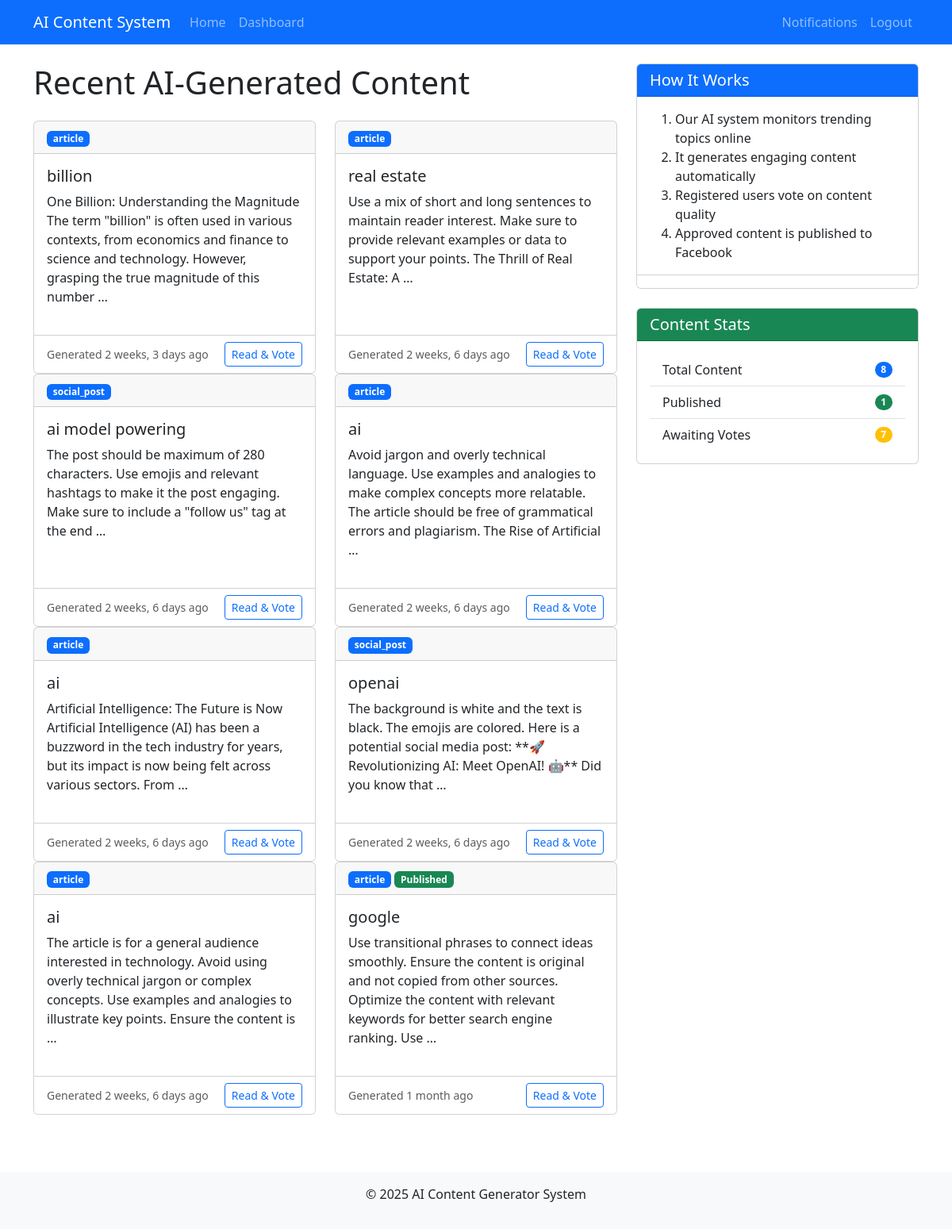
Screenshot of / (signed in) with the database file from the repository.
### content_generator/models.py (models this page shows, shortened)
class GeneratedContent(models.Model):
    id = models.UUIDField(primary_key=True, default=uuid.uuid4, editable=False)
    topic = models.CharField(max_length=50, default="technology")
    content = models.TextField()
    metadata = models.JSONField(default=dict)
    created_at = models.DateTimeField(auto_now_add=True)
    approved_count = models.IntegerField(default=0)
    rejected_count = models.IntegerField(default=0)
    published = models.BooleanField(default=False)
    published_url = models.URLField(null=True, blank=True)
    content_type = models.CharField(max_length=100, default="article")

### content_generator/views.py (the view)
# urls.py: 2. Add a URL to urlpatterns:  path('', views.home, name='home')
def home(request):
    contents = GeneratedContent.objects.order_by('-created_at')[:10]
    published_count = GeneratedContent.objects.filter(published=True).count()
    Not_publish = GeneratedContent.objects.filter(published=False).count()
    return render(request, 'ai_content/home.html', {'contents': contents, 'published_count': published_count, 'Not_publish': Not_publish})

### content_generator/templates/ai_content/home.html (shortened to what this page needs)
{% extends "ai_content/base.html" %}
{% block content %}
<div class="row">
    <div class="col-md-8">
        <h1 class="mb-4">Recent AI-Generated Content</h1>
        <div class="row">
            {% for content in contents %}
            <div class="col-md-6">
                <div class="card content-card h-100">
                    <div class="card-header">
                        <span class="badge bg-primary">{{ content.content_type }}</span>
                        {% if content.published %}
                        <span class="badge bg-success">Published</span>
                        {% endif %}
                    </div>
                    <div class="card-body">
                        <h5 class="card-title">{{ content.topic }}</h5>
                        <p class="card-text">{{ content.content|truncatewords:30 }}</p>
                    </div>
                    <div class="card-footer bg-white">
                        <div class="d-flex justify-content-between align-items-center">
                            <small class="text-muted">Generated {{ content.created_at|timesince }} ago</small>
                            <a href="{% url 'content_detail' content_id=content.id %}" class="btn btn-sm btn-outline-primary">Read & Vote</a>
                        </div>
                    </div>
                </div>
            </div>
            {% empty %}
            <div class="col-12">
                <div class="alert alert-info">
                    No content has been generated yet. Check back soon!
                </div>
            </div>
            {% endfor %}
        </div>
    </div>
    <div class="col-md-4">
        <div class="card mb-4">
            <div class="card-header bg-primary text-white">
                <h5 class="card-title mb-0">How It Works</h5>
            </div>
            <div class="card-body">
                <ol class="mb-0">
                    <li>Our AI system monitors trending topics online</li>
                    <li>It generates engaging content automatically</li>
                    <li>Registered users vote on content quality</li>
                    <li>Approved content is published to Facebook</li>
                </ol>
            </div>
            <div class="card-footer bg-white">
            </div>
        </div>
        <div class="card">
            <div class="card-header bg-success text-white">
                <h5 class="card-title mb-0">Content Stats</h5>
            </div>
            <div class="card-body">
                <ul class="list-group list-group-flush">
                    <li class="list-group-item d-flex justify-content-between align-items-center">
                        Total Content
                        <span class="badge bg-primary rounded-pill">{{ contents.count }}</span>
                    </li>
                    <li class="list-group-item d-flex justify-content-between align-items-center">
                        Published
                        <span class="badge bg-success rounded-pill">{{ published_count }}</span>
                    </li>
                    <li class="list-group-item d-flex justify-content-between align-items-center">
                        Awaiting Votes
                        <span class="badge bg-warning rounded-pill">{{ Not_publish }}</span>
                    </li>
                </ul>
            </div>
        </div>
    </div>
</div>
{% endblock %}

### content_generator/templates/ai_content/base.html (style rules this page uses)
.content-card { transition: transform 0.3s; margin-bottom: 20px; }

### rows the page displays
GeneratedContent: content_type "article", topic "billion", content "One Billion: Understanding the Magnitude The term \"billion\" is often used in various contexts, from economics and finance to science and technology. However, grasping the true magnitude of this number …", created_at "2 weeks, 3 days"
GeneratedContent: content_type "article", topic "real estate", content "Use a mix of short and long sentences to maintain reader interest. Make sure to provide relevant examples or data to support your points. The Thrill of Real Estate: A …", created_at "2 weeks, 6 days"
GeneratedContent: content_type "social_post", topic "ai model powering", content "The post should be maximum of 280 characters. Use emojis and relevant hashtags to make it the post engaging. Make sure to include a \"follow us\" tag at the end …", created_at "2 weeks, 6 days"
GeneratedContent: content_type "article", topic "ai", content "Avoid jargon and overly technical language. Use examples and analogies to make complex concepts more relatable. The article should be free of grammatical errors and plagiarism. The Rise of Artificial …", created_at "2 weeks, 6 days"
GeneratedContent: content_type "article", topic "ai", content "Artificial Intelligence: The Future is Now Artificial Intelligence (AI) has been a buzzword in the tech industry for years, but its impact is now being felt across various sectors. From …", created_at "2 weeks, 6 days"
GeneratedContent: content_type "social_post", topic "openai", content "The background is white and the text is black. The emojis are colored. Here is a potential social media post: **🚀 Revolutionizing AI: Meet OpenAI! 🤖** Did you know that …", created_at "2 weeks, 6 days"
GeneratedContent: content_type "article", topic "ai", content "The article is for a general audience interested in technology. Avoid using overly technical jargon or complex concepts. Use examples and analogies to illustrate key points. Ensure the content is …", created_at "2 weeks, 6 days"
GeneratedContent: content_type "article", published "Published", topic "google", content "Use transitional phrases to connect ideas smoothly. Ensure the content is original and not copied from other sources. Optimize the content with relevant keywords for better search engine ranking. Use …", created_at "1 month"

### other values shown
{{ contents.count }} "8"
{{ published_count }} "1"
{{ Not_publish }} "7"
